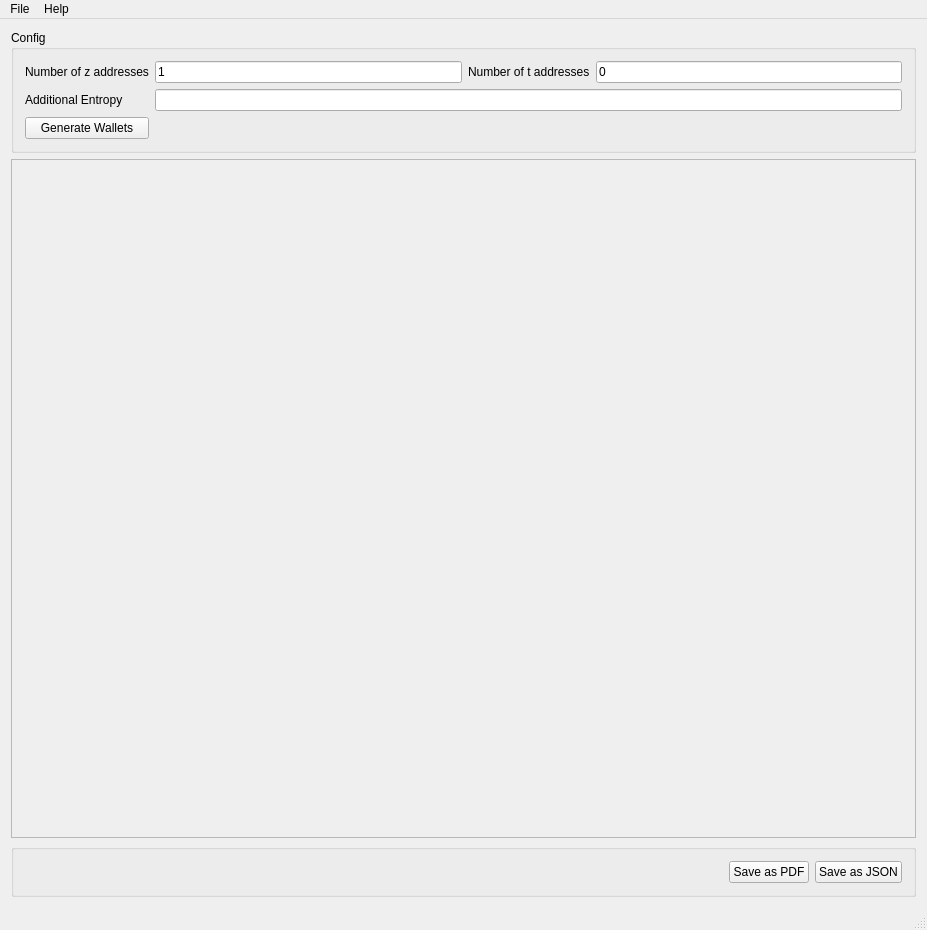
<?xml version="1.0" encoding="UTF-8"?>
<ui version="4.0">
 <class>MainWindow</class>
 <widget class="QMainWindow" name="MainWindow">
  <property name="geometry">
   <rect>
    <x>0</x>
    <y>0</y>
    <width>927</width>
    <height>930</height>
   </rect>
  </property>
  <property name="windowTitle">
   <string>Hush Paper Wallet</string>
  </property>
  <widget class="QWidget" name="centralWidget">
   <layout class="QGridLayout" name="gridLayout">
    <item row="2" column="0">
     <widget class="QGroupBox" name="Save">
      <property name="title">
       <string/>
      </property>
      <layout class="QHBoxLayout" name="horizontalLayout">
       <item>
        <spacer name="horizontalSpacer">
         <property name="orientation">
          <enum>Qt::Horizontal</enum>
         </property>
         <property name="sizeHint" stdset="0">
          <size>
           <width>40</width>
           <height>20</height>
          </size>
         </property>
        </spacer>
       </item>
       <item>
        <widget class="QPushButton" name="btnSavePDF">
         <property name="text">
          <string>Save as PDF</string>
         </property>
        </widget>
       </item>
       <item>
        <widget class="QPushButton" name="btnSaveJSON">
         <property name="text">
          <string>Save as JSON</string>
         </property>
        </widget>
       </item>
      </layout>
     </widget>
    </item>
    <item row="0" column="0">
     <widget class="QGroupBox" name="Config">
      <property name="title">
       <string>Config</string>
      </property>
      <layout class="QGridLayout" name="gridLayout_3">
       <item row="1" column="0">
        <widget class="QLabel" name="lblEntropy">
         <property name="text">
          <string>Additional Entropy</string>
         </property>
        </widget>
       </item>
       <item row="0" column="3">
        <widget class="QLineEdit" name="txttaddrs">
         <property name="text">
          <string>0</string>
         </property>
        </widget>
       </item>
       <item row="1" column="1" colspan="3">
        <widget class="QLineEdit" name="txtEntropy"/>
       </item>
       <item row="0" column="0">
        <widget class="QLabel" name="label">
         <property name="text">
          <string>Number of z addresses</string>
         </property>
        </widget>
       </item>
       <item row="0" column="1">
        <widget class="QLineEdit" name="txtzaddrs">
         <property name="text">
          <string>1</string>
         </property>
        </widget>
       </item>
       <item row="2" column="0">
        <widget class="QPushButton" name="btnGenerate">
         <property name="text">
          <string>Generate Wallets</string>
         </property>
        </widget>
       </item>
       <item row="0" column="2">
        <widget class="QLabel" name="label_2">
         <property name="text">
          <string>Number of t addresses</string>
         </property>
        </widget>
       </item>
      </layout>
     </widget>
    </item>
    <item row="1" column="0">
     <widget class="QScrollArea" name="scrollArea">
      <property name="styleSheet">
       <string notr="true"/>
      </property>
      <property name="sizeAdjustPolicy">
       <enum>QAbstractScrollArea::AdjustToContents</enum>
      </property>
      <property name="widgetResizable">
       <bool>true</bool>
      </property>
      <widget class="QWidget" name="scroll">
       <property name="geometry">
        <rect>
         <x>0</x>
         <y>0</y>
         <width>907</width>
         <height>654</height>
        </rect>
       </property>
       <layout class="QVBoxLayout" name="verticalLayout"/>
      </widget>
     </widget>
    </item>
   </layout>
  </widget>
  <widget class="QMenuBar" name="menuBar">
   <property name="geometry">
    <rect>
     <x>0</x>
     <y>0</y>
     <width>927</width>
     <height>22</height>
    </rect>
   </property>
   <widget class="QMenu" name="menuFile">
    <property name="title">
     <string>File</string>
    </property>
    <addaction name="actionSave_as_PDF"/>
    <addaction name="actionSave_as_JSON"/>
    <addaction name="actionExit"/>
   </widget>
   <widget class="QMenu" name="menuHelp">
    <property name="title">
     <string>Help</string>
    </property>
    <addaction name="actionHelp_site"/>
    <addaction name="actionAbout"/>
   </widget>
   <addaction name="menuFile"/>
   <addaction name="menuHelp"/>
  </widget>
  <widget class="QStatusBar" name="statusBar"/>
  <action name="actionHelp_site">
   <property name="text">
    <string>Help site...</string>
   </property>
  </action>
  <action name="actionAbout">
   <property name="text">
    <string>About</string>
   </property>
  </action>
  <action name="actionSave_as_PDF">
   <property name="text">
    <string>Save as PDF</string>
   </property>
  </action>
  <action name="actionSave_as_JSON">
   <property name="text">
    <string>Save as JSON</string>
   </property>
  </action>
  <action name="actionExit">
   <property name="text">
    <string>Exit</string>
   </property>
  </action>
 </widget>
 <layoutdefault spacing="6" margin="11"/>
 <tabstops>
  <tabstop>txtzaddrs</tabstop>
  <tabstop>txttaddrs</tabstop>
  <tabstop>txtEntropy</tabstop>
  <tabstop>btnGenerate</tabstop>
  <tabstop>btnSavePDF</tabstop>
  <tabstop>btnSaveJSON</tabstop>
  <tabstop>scrollArea</tabstop>
 </tabstops>
 <resources/>
 <connections/>
</ui>
